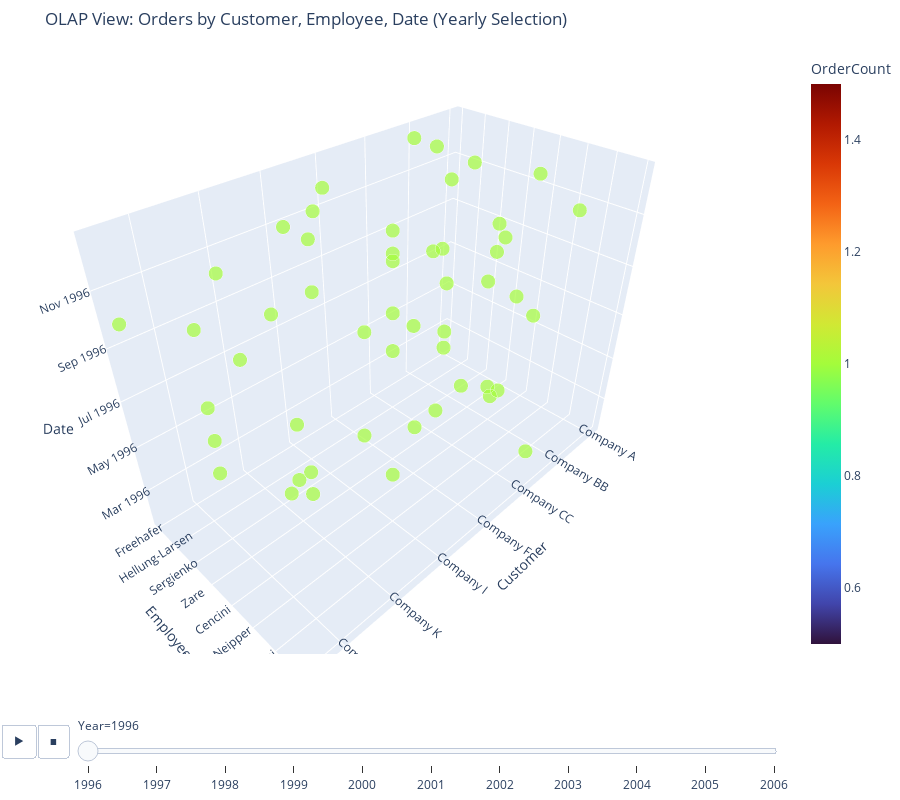

The cell this chart's notebook holds for it:
### Code cell
# OLAP 3D Visualization: Orders by Customer, Employee, Date (with Year Selection)
if 'df' in locals():
    # Ensure FullDate is datetime
    df['FullDate'] = pd.to_datetime(df['FullDate'])
    
    # Extract Year for animation/selection
    df['Year'] = df['FullDate'].dt.year
    
    # Filter for valid years if needed (e.g., 1996-2006 as requested, though dataset usually ends earlier - we'll take all available)
    # The user mentioned 1996 to 2006. We'll ensure we use what's available.
    
    # Aggregate data: Group by Year, Customer, Employee, Date
    # We need Year in the grouping to use it for animation
    olap_df = df.groupby(['Year', 'CompanyName', 'LastName', 'FullDate']).size().reset_index(name='OrderCount')
    
    # Sort by Year to ensure animation plays correctly
    olap_df = olap_df.sort_values('Year')
    
    # Plotly Express 3D Scatter with Animation Frame
    fig_3d = px.scatter_3d(
        olap_df,
        x='CompanyName',
        y='LastName',
        z='FullDate',
        size='OrderCount',
        color='OrderCount',
        color_continuous_scale='Turbo',
        animation_frame='Year',
        animation_group='CompanyName',
        title='OLAP View: Orders by Customer, Employee, Date (Yearly Selection)',
        labels={'CompanyName': 'Customer', 'LastName': 'Employee', 'FullDate': 'Date'}
    )
    
    fig_3d.update_layout(
        scene=dict(
            xaxis_title='Customer',
            yaxis_title='Employee',
            zaxis_title='Date'
        ),
        height=800,
        margin=dict(r=0, l=0, b=0, t=50)
    )
    
    try:
        fig_3d.write_html("../figures/3d_orders_notebook.html")
        fig_3d.show()
    except Exception as e:
        print(f"Error displaying/saving plot: {e}")

### Figure 1 — Plotly figure (JSON) as saved in the notebook; plotly's stock layout.template omitted (floating-point values rounded to 4 significant figures)
{"data": [{"hovertemplate": "Year=1996<br>Customer=%{x}<br>Employee=%{y}<br>Date=%{z}<br>OrderCount=%{marker.color}<extra></extra>", "ids": ["Company A", "Company A", "Company A", "Company A", "Company A", "Company A", "Company AA", "Company AA", "Company BB", "Company BB", "Company BB", "Company BB", "Company BB", "Company BB", "Company C", "Company C", "Company C", "Company CC", "Company CC", "Company CC", "Company D", "Company D", "Company D", "Company D", "Company D", "Company D", "Company D", "Company D", "Company F", "Company F", "Company G", "Company I", "Company I", "Company J", "Company J", "Company J", "Company J", "Company J", "Company K", "Company K", "Company K", "Company L", "Company L", "Company L", "Company L", "Company L", "Company Y", "Company Y", "Company Z", "Company Z", "Company Z"], "legendgroup": "", "marker": {"color": [1, 1, 1, 1, 1, 1, 1, 1, 1, 1, 1, 1, 1, 1, 1, 1, 1, 1, 1, 1, 1, 1, 1, 1, 1, 1, 1, 1, 1, 1, 1, 1, 1, 1, 1, 1, 1, 1, 1, 1, 1, 1, 1, 1, 1, 1, 1, 1, 1, 1, 1], "coloraxis": "coloraxis", "size": [1, 1, 1, 1, 1, 1, 1, 1, 1, 1, 1, 1, 1, 1, 1, 1, 1, 1, 1, 1, 1, 1, 1, 1, 1, 1, 1, 1, 1, 1, 1, 1, 1, 1, 1, 1, 1, 1, 1, 1, 1, 1, 1, 1, 1, 1, 1, 1, 1, 1, 1], "sizemode": "area", "sizeref": 0.005, "symbol": "circle"}, "mode": "markers", "name": "", "scene": "scene", "showlegend": false, "type": "scatter3d", "x": ["Company A", "Company A", "Company A", "Company A", "Company A", "Company A", "Company AA", "Company AA", "Company BB", "Company BB", "Company BB", "Company BB", "Company BB", "Company BB", "Company C", "Company C", "Company C", "Company CC", "Company CC", "Company CC", "Company D", "Company D", "Company D", "Company D", "Company D", "Company D", "Company D", "Company D", "Company F", "Company F", "Company G", "Company I", "Company I", "Company J", "Company J", "Company J", "Company J", "Company J", "Company K", "Company K", "Company K", "Company L", "Company L", "Company L", "Company L", "Company L", "Company Y", "Company Y", "Company Z", "Company Z", "Company Z"], "y": ["Freehafer", "Freehafer", "Freehafer", "Freehafer", "Hellung-Larsen", "Sergienko", "Zare", "Zare", "Cencini", "Cencini", "Freehafer", "Hellung-Larsen", "Hellung-Larsen", "Neipper", "Giussani", "Kotas", "Neipper", "Giussani", "Kotas", "Sergienko", "Cencini", "Cencini", "Giussani", "Neipper", "Sergienko", "Sergienko", "Sergienko", "Sergienko", "Cencini", "Freehafer", "Cencini", "Neipper", "Sergienko", "Hellung-Larsen", "Neipper", "Sergienko", "Zare", "Zare", "Freehafer", "Giussani", "Zare", "Cencini", "Freehafer", "Freehafer", "Neipper", "Neipper", "Cencini", "Giussani", "Cencini", "Cencini", "Freehafer"], "z": ["1996-01-21T00:00:00.000000000", "1996-02-18T00:00:00.000000000", "1996-05-07T00:00:00.000000000", "1996-10-03T00:00:00.000000000", "1996-11-03T00:00:00.000000000", "1996-06-07T00:00:00.000000000", "1996-08-14T00:00:00.000000000", "1996-09-19T00:00:00.000000000", "1996-02-18T00:00:00.000000000", "1996-09-26T00:00:00.000000000", "1996-12-11T00:00:00.000000000", "1996-08-02T00:00:00.000000000", "1996-12-10T00:00:00.000000000", "1996-12-17T00:00:00.000000000", "1996-08-03T00:00:00.000000000", "1996-12-11T00:00:00.000000000", "1996-04-06T00:00:00.000000000", "1996-09-10T00:00:00.000000000", "1996-03-09T00:00:00.000000000", "1996-06-03T00:00:00.000000000", "1996-03-27T00:00:00.000000000", "1996-10-20T00:00:00.000000000", "1996-06-08T00:00:00.000000000", "1996-05-21T00:00:00.000000000", "1996-05-15T00:00:00.000000000", "1996-07-06T00:00:00.000000000", "1996-09-10T00:00:00.000000000", "1996-10-16T00:00:00.000000000", "1996-03-23T00:00:00.000000000", "1996-11-22T00:00:00.000000000", "1996-02-02T00:00:00.000000000", "1996-12-05T00:00:00.000000000", "1996-12-10T00:00:00.000000000", "1996-08-20T00:00:00.000000000", "1996-10-03T00:00:00.000000000", "1996-12-06T00:00:00.000000000", "1996-10-14T00:00:00.000000000", "1996-12-06T00:00:00.000000000", "1996-10-06T00:00:00.000000000", "1996-07-20T00:00:00.000000000", "1996-03-14T00:00:00.000000000", "1996-04-14T00:00:00.000000000", "1996-02-04T00:00:00.000000000", "1996-05-10T00:00:00.000000000", "1996-05-09T00:00:00.000000000", "1996-06-06T00:00:00.000000000", "1996-10-09T00:00:00.000000000", "1996-09-13T00:00:00.000000000", "1996-08-05T00:00:00.000000000", "1996-11-23T00:00:00.000000000", "1996-09-25T00:00:00.000000000"]}], "layout": {"coloraxis": {"colorbar": {"title": {"text": "OrderCount"}}, "colorscale": [[0, "#30123b"], [0.07143, "#4145ab"], [0.1429, "#4675ed"], [0.2143, "#39a2fc"], [0.2857, "#1bcfd4"], [0.3571, "#24eca6"], [0.4286, "#61fc6c"], [0.5, "#a4fc3b"], [0.5714, "#d1e834"], [0.6429, "#f3c63a"], [0.7143, "#fe9b2d"], [0.7857, "#f36315"], [0.8571, "#d93806"], [0.9286, "#b11901"], [1, "#7a0402"]]}, "height": 800, "legend": {"itemsizing": "constant", "tracegroupgap": 0}, "margin": {"b": 0, "l": 0, "r": 0, "t": 50}, "scene": {"domain": {"x": [0, 1], "y": [0, 1]}, "xaxis": {"title": {"text": "Customer"}}, "yaxis": {"title": {"text": "Employee"}}, "zaxis": {"title": {"text": "Date"}}}, "sliders": [{"active": 0, "currentvalue": {"prefix": "Year="}, "len": 0.9, "pad": {"b": 10, "t": 60}, "steps": [{"args": [["1996"], {"frame": {"duration": 0, "redraw": true}, "fromcurrent": true, "mode": "immediate", "transition": {"duration": 0, "easing": "linear"}}], "label": "1996", "method": "animate"}, {"args": [["1997"], {"frame": {"duration": 0, "redraw": true}, "fromcurrent": true, "mode": "immediate", "transition": {"duration": 0, "easing": "linear"}}], "label": "1997", "method": "animate"}, {"args": [["1998"], {"frame": {"duration": 0, "redraw": true}, "fromcurrent": true, "mode": "immediate", "transition": {"duration": 0, "easing": "linear"}}], "label": "1998", "method": "animate"}, {"args": [["1999"], {"frame": {"duration": 0, "redraw": true}, "fromcurrent": true, "mode": "immediate", "transition": {"duration": 0, "easing": "linear"}}], "label": "1999", "method": "animate"}, {"args": [["2000"], {"frame": {"duration": 0, "redraw": true}, "fromcurrent": true, "mode": "immediate", "transition": {"duration": 0, "easing": "linear"}}], "label": "2000", "method": "animate"}, {"args": [["2001"], {"frame": {"duration": 0, "redraw": true}, "fromcurrent": true, "mode": "immediate", "transition": {"duration": 0, "easing": "linear"}}], "label": "2001", "method": "animate"}, {"args": [["2002"], {"frame": {"duration": 0, "redraw": true}, "fromcurrent": true, "mode": "immediate", "transition": {"duration": 0, "easing": "linear"}}], "label": "2002", "method": "animate"}, {"args": [["2003"], {"frame": {"duration": 0, "redraw": true}, "fromcurrent": true, "mode": "immediate", "transition": {"duration": 0, "easing": "linear"}}], "label": "2003", "method": "animate"}, {"args": [["2004"], {"frame": {"duration": 0, "redraw": true}, "fromcurrent": true, "mode": "immediate", "transition": {"duration": 0, "easing": "linear"}}], "label": "2004", "method": "animate"}, {"args": [["2005"], {"frame": {"duration": 0, "redraw": true}, "fromcurrent": true, "mode": "immediate", "transition": {"duration": 0, "easing": "linear"}}], "label": "2005", "method": "animate"}, {"args": [["2006"], {"frame": {"duration": 0, "redraw": true}, "fromcurrent": true, "mode": "immediate", "transition": {"duration": 0, "easing": "linear"}}], "label": "2006", "method": "animate"}], "x": 0.1, "xanchor": "left", "y": 0, "yanchor": "top"}], "title": {"text": "OLAP View: Orders by Customer, Employee, Date (Yearly Selection)"}, "updatemenus": [{"buttons": [{"args": [null, {"frame": {"duration": 500, "redraw": true}, "fromcurrent": true, "mode": "immediate", "transition": {"duration": 500, "easing": "linear"}}], "label": "&#9654;", "method": "animate"}, {"args": [[null], {"frame": {"duration": 0, "redraw": true}, "fromcurrent": true, "mode": "immediate", "transition": {"duration": 0, "easing": "linear"}}], "label": "&#9724;", "method": "animate"}], "direction": "left", "pad": {"r": 10, "t": 70}, "showactive": false, "type": "buttons", "x": 0.1, "xanchor": "right", "y": 0, "yanchor": "top"}]}}
